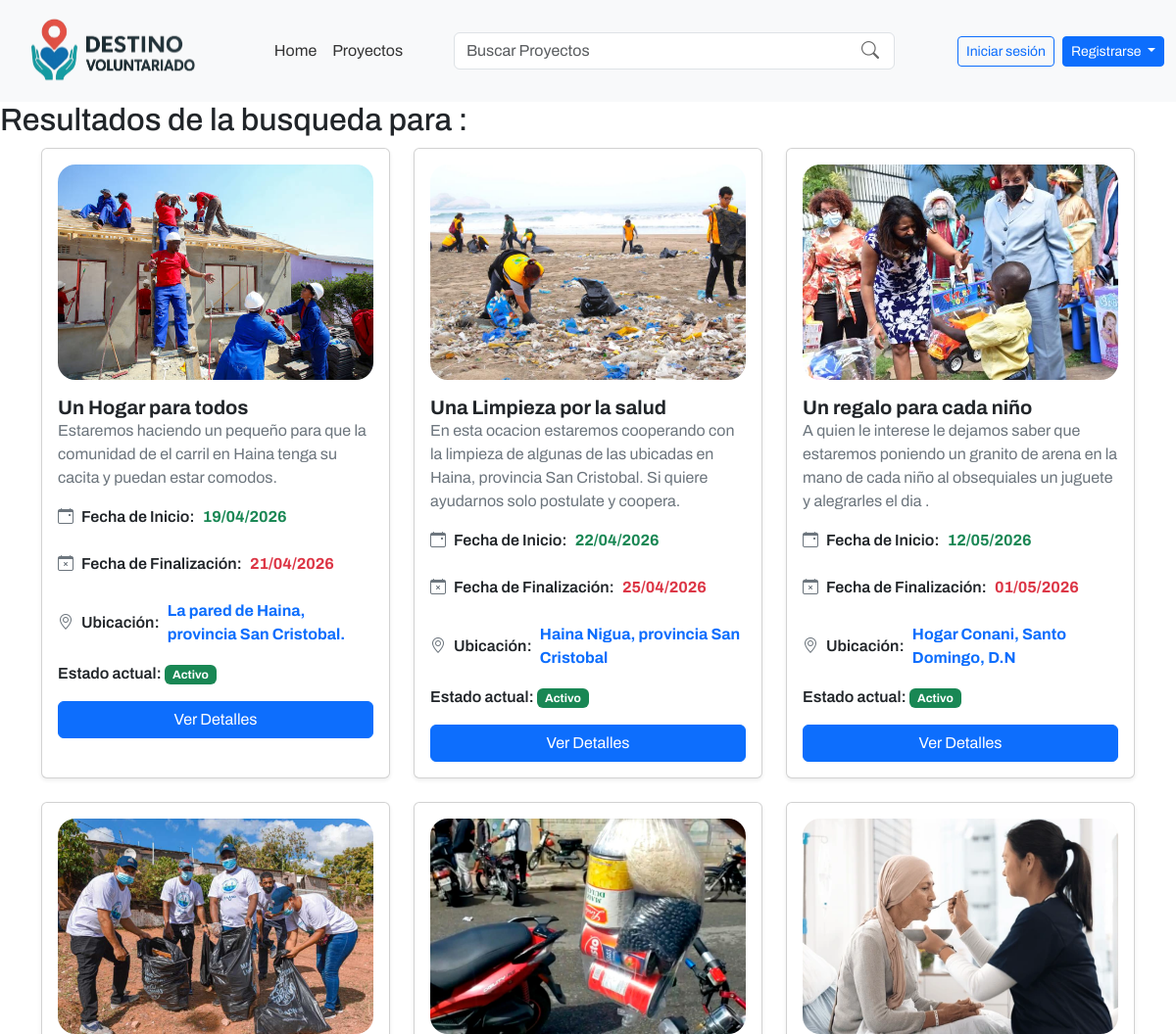
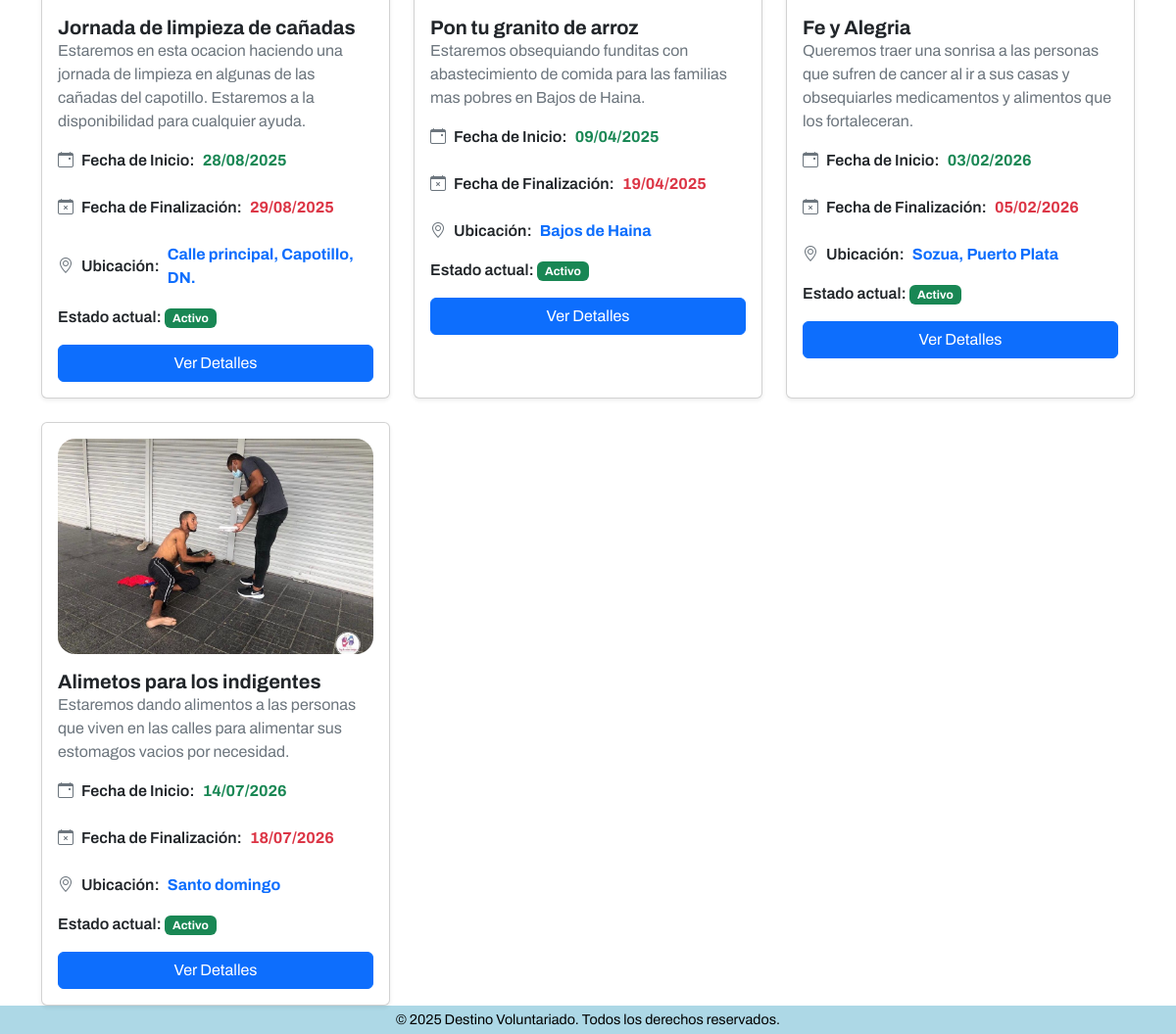
Page /proyectos/buscar/ on the committed database (2 pictures, top to bottom).
### apps/proyectos/models.py (models this page shows, shortened)
class Proyecto(models.Model):
    ESTADOS = [
        ('activo', 'Activo'),
        ('cerrado', 'Cerrado'),
        ('evaluacion', 'En Evaluación'),
        ('finalizado', 'Finalizado'),
        ('cancelado', 'Cancelado'),
        ('reactivado', 'Reactivado'),
    ]
    organizacion = models.ForeignKey(Organizacion, on_delete=models.CASCADE)
    title = models.CharField(max_length=255)
    description = models.TextField()
    location = models.CharField(max_length=255)
    image = models.ImageField(upload_to='proyectos/', blank=True, null=True)
    start_date = models.DateField()
    end_date = models.DateField()
    status = models.CharField(max_length=20, choices=ESTADOS, default='activo')

### apps/proyectos/views.py (the view)
# urls.py: path('buscar/', buscar_proyectos, name='buscar_proyectos'),
def buscar_proyectos(request):
    query = request.GET.get('q', '')
    proyectos = Proyecto.objects.all()
    if query:
        proyectos = proyectos.filter(
            Q(title__icontains=query) |
            Q(description__icontains=query) |
            Q(location__icontains=query)
        )
    user = request.user
    return render(
        request,
        'proyectos/buscar_proyectos.html',
        {
            'proyectos': proyectos,
            'query': query,
            'user': user
        }
    )

### templates/proyectos/buscar_proyectos.html (shortened to what this page needs)
{% extends '../components/base.html' %}
{% block template %}
    {% include '../components/navbar.html' %}
<div class="content-wrapper">
<h2>Resultados de la busqueda para {% if query %} "{{ query }}" {% endif %}:</h2>
<div class="container">
    <div class="row row-cols-1 row-cols-md-2 row-cols-lg-3 g-4" id="proyectos-grid">
        {% include 'proyectos/listar_proyectos.html' %}
    </div>
</div>
</div>
{% include '../components/footer.html' %}
{% endblock %}

### templates/proyectos/listar_proyectos.html (shortened to what this page needs)
{% load dict_filters %}
{% if proyectos %}
        {% for proyecto in proyectos %}
        <div class="col">
        {% if forloop.last and proyectos.has_next %}
        <div class="card h-100 shadow-sm"
          hx-trigger="revealed"
          hx-get="{{ pagination_url }}?page={{ proyectos.number|add:1 }}"
          hx-target="#proyectos-grid"
        <div class="card h-100 shadow-lg border-0 p-2" style="border-radius: 20px;">
        {% else %}
        <div class="card h-100 shadow-sm">
        {% endif %}
          <div class="card-body">
            <div style="position:relative;">
              {% if proyecto.image %}
                <img src="{{ proyecto.image.url }}" alt="Imagen del proyecto" class="w-100 mb-3" style="height: 220px; object-fit: cover; border-radius: 18px;">
              {% else %}
                <img src="/static/images/ocean.jpg" alt="Imagen del proyecto" class="w-100 mb-3" style="height: 220px; object-fit: cover; border-radius: 18px;">
              {% endif %}
            </div>
            <div class="card-body p-0">
              <h4 class="fw-bold mb-0" style="font-size:1.25rem;">{{ proyecto.title }}</h4>
              <p class="text-secondary mb-3" style="font-size:1.0rem;">{{ proyecto.description }}</p>
              <div class="d-flex flex-wrap gap-4 mb-3">
                <div class="d-flex align-items-center gap-2">
                  <i class="bi bi-calendar-event text-secondary"></i>
                  <span class="fw-semibold">Fecha de Inicio:</span>
                  <span class="fw-bold text-success">{{ proyecto.start_date|date:"d/m/Y" }}</span>
                </div>
                <div class="d-flex align-items-center gap-2">
                  <i class="bi bi-calendar-x text-secondary"></i>
                  <span class="fw-semibold">Fecha de Finalización:</span>
                  <span class="fw-bold text-danger">{{ proyecto.end_date|date:"d/m/Y" }}</span>
                </div>
                <div class="d-flex align-items-center gap-2">
                  <i class="bi bi-geo-alt text-secondary"></i>
                  <span class="fw-semibold">Ubicación:</span>
                  <a href="#" class="fw-bold text-primary text-decoration-none">{{ proyecto.location }}</a>
                </div>
              </div>
              <div class="mb-3">
                <span class="fw-semibold">Estado actual:</span>
                {% if proyecto.status == 'activo' %}
                  <span class="badge bg-success">Activo</span>
                {% else %}
                  <span class="badge bg-secondary">Inactivo</span>
                {% endif %}
              </div>
              <div class="d-flex gap-2 mt-2">
                <a href="{% url 'detalle_proyecto' proyecto.id %}" class="btn btn-primary flex-fill">Ver Detalles</a>
              </div>
            </div>
          </div>
        </div>
      </div>
        {% endfor %}
{% else %}
<p>No hay proyectos disponibles.</p>
{% endif %}

### static/css/main.css (style rules this page uses)
html, body { font-family: 'Archivo', sans-serif; }

### templates/proyectos/buscar_proyectos.html (style rules this page uses)
body { background: #ffffff; min-height: 100vh; display: flex; flex-direction: column; }
.content-wrapper { flex: 1; display: flex; flex-direction: column; }

### rows in the picture
Proyecto: image (picture), title "Un Hogar para todos", description "Estaremos haciendo un pequeño para que la comunidad de el carril en Haina tenga su cacita y puedan estar comodos.", start_date "19/04/2026", end_date "21/04/2026", location "La pared de Haina, provincia San Cristobal.", status "Activo"
Proyecto: image (picture), title "Una Limpieza por la salud", description "En esta ocacion estaremos cooperando con la limpieza de algunas de las ubicadas en Haina, provincia San Cristobal. Si quiere ayudarnos solo postulate y coopera.", start_date "22/04/2026", end_date "25/04/2026", location "Haina Nigua, provincia San Cristobal", status "Activo"
Proyecto: image (picture), title "Un regalo para cada niño", description "A quien le interese le dejamos saber que estaremos poniendo un granito de arena en la mano de cada niño al obsequiales un juguete y alegrarles el dia .", start_date "12/05/2026", end_date "01/05/2026", location "Hogar Conani, Santo Domingo, D.N", status "Activo"
Proyecto: image (picture), title "Jornada de limpieza de cañadas", description "Estaremos en esta ocacion haciendo una jornada de limpieza en algunas de las cañadas del capotillo. Estaremos a la disponibilidad para cualquier ayuda.", start_date "28/08/2025", end_date "29/08/2025", location "Calle principal, Capotillo, DN.", status "Activo"
Proyecto: image (picture), title "Pon tu granito de arroz", description "Estaremos obsequiando funditas con abastecimiento de comida para las familias mas pobres en Bajos de Haina.", start_date "09/04/2025", end_date "19/04/2025", location "Bajos de Haina", status "Activo"
Proyecto: image (picture), title "Fe y Alegria", description "Queremos traer una sonrisa a las personas que sufren de cancer al ir a sus casas y obsequiarles medicamentos y alimentos que los fortaleceran.", start_date "03/02/2026", end_date "05/02/2026", location "Sozua, Puerto Plata", status "Activo"
Proyecto: image (picture), title "Alimetos para los indigentes", description "Estaremos dando alimentos a las personas que viven en las calles para alimentar sus estomagos vacios por necesidad.", start_date "14/07/2026", end_date "18/07/2026", location "Santo domingo", status "Activo"
